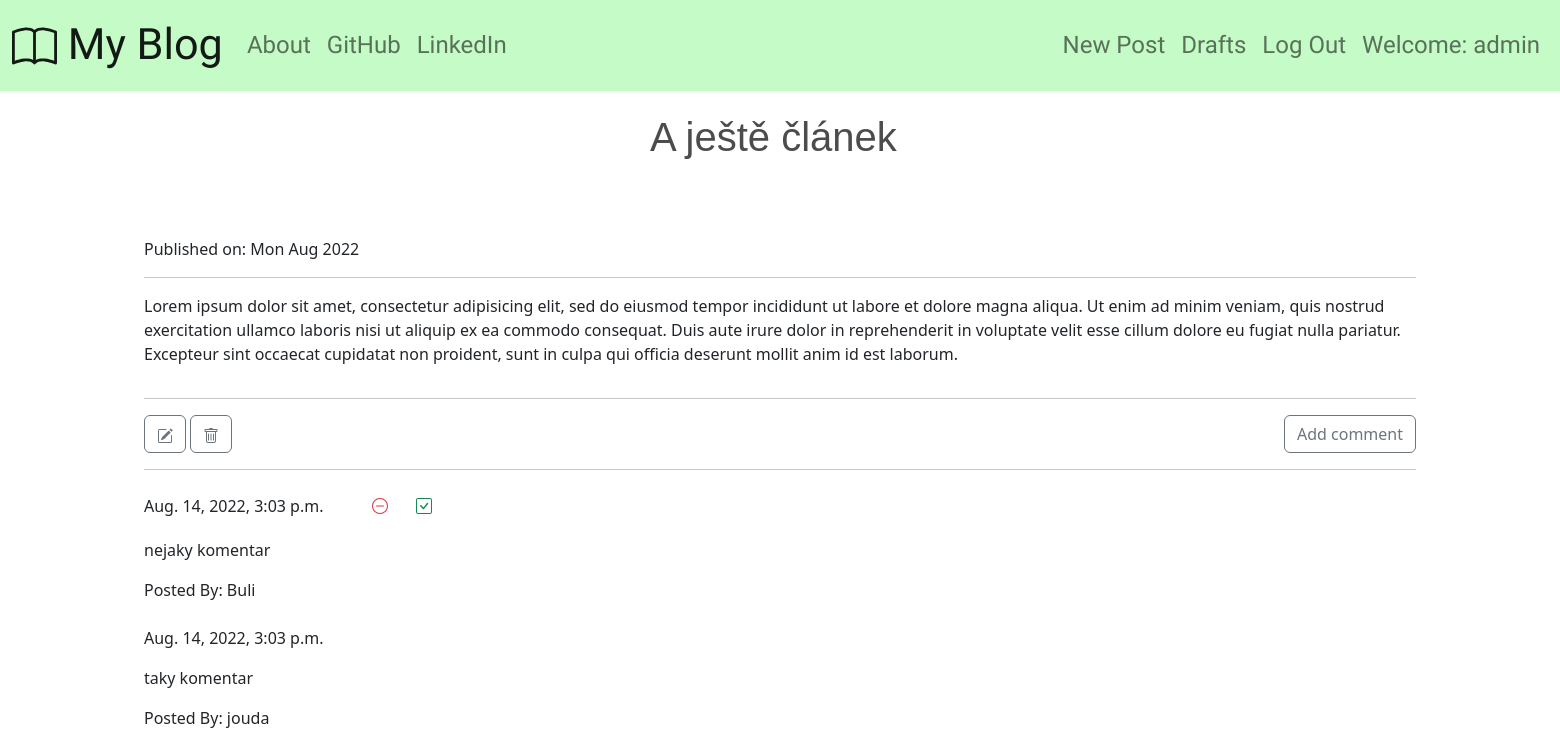
/post/6/ (signed in), run on the app's committed database.
### blog_app/models.py (models this page shows, shortened)
class Post(models.Model):
    author      = models.ForeignKey('auth.User', on_delete=models.CASCADE)
    title       = models.CharField(max_length = 200)
    text        = models.TextField()
    create_date = models.DateTimeField(default = timezone.now)
    published_date = models.DateTimeField(blank = True, null = True)

class Comment(models.Model):
    post             = models.ForeignKey('blog_app.Post',
                            related_name = 'comments',
                            on_delete=models.CASCADE)
    author           = models.CharField(max_length = 200)
    text             = models.TextField()
    create_date      = models.DateTimeField(default = timezone.now)
    approved_comment = models.BooleanField(default = False)

### blog_app/views.py (the view)
# urls.py: path('post/<int:pk>/', views.PostDetailView.as_view(), name = 'post_detail'),
class PostDetailView(DetailView):
    model = Post

### blog_app/templates/blog_app/post_detail.html (shortened to what this page needs)
{% extends "blog_app/base.html" %}
{% block content %}
<div class="container">
  <div class="row">
    <div class="col mt-4">
      <h1>{{post.title}}</h1>
    </div>
  </div>
  <div class="row align-items-center">
    {% if post.published_date %}
      <div class="col-md-3 pt-3">
        Published on: {{post.published_date|date:"D M Y"}}
      </div>
    {% endif %}
  </div>
  <div class="row">
    <div class="col">
      <hr>
    </div>
  </div>
  <div class="row">
    <div class="col">
      <p>{{ post.text|safe|linebreaksbr }}</p>
    </div>
  </div>
  <div class="row">
    <div class="col">
      <hr>
    </div>
  </div>
  <div class="row justify-content-between">
    {% if user.is_authenticated %}
      <div class="col-3">
        <a class="btn btn-outline-secondary" href="{% url 'post_edit' pk=post.pk %}">
        </a>
        <a class="btn btn-outline-secondary" href="{% url 'post_remove' pk=post.pk %}">
        </a>
      </div>
    {% else %}
    <div class="col-3">
      <br>
    </div>
    {% endif %}
    <div class="col-auto">
      <a class="btn btn-outline-secondary" href="{% url 'add_comment_to_post' pk=post.pk %}">Add comment</a>
    </div>
  </div>
  <div class="row">
    <div class="col">
      <hr>
    </div>
  </div>
  {% for comment in post.comments.all %}
    {% if user.is_authenticated or comment.approved_comment %}
      <div class="row">
        <div class="col-md-2 pt-2">
          {{comment.create_date}}
        </div>
        {% if not comment.approved_comment %}
            <div class="col">
              <a class="btn btn-outline-danger shadow-none" style="border:none;" href="{% url 'comment_remove' pk=comment.pk %}">
                <svg xmlns="http://www.w3.org/2000/svg" width="16" height="16" fill="currentColor" class="bi bi-dash-circle" viewBox="0 0 16 16">
                  <path d="M8 15A7 7 0 1 1 8 1a7 7 0 0 1 0 14zm0 1A8 8 0 1 0 8 0a8 8 0 0 0 0 16z"/>
                  <path d="M4 8a.5.5 0 0 1 .5-.5h7a.5.5 0 0 1 0 1h-7A.5.5 0 0 1 4 8z"/>
                </svg>
              </a>
              <a class="btn btn-outline-success" style="border:none;" href="{% url 'comment_approve' pk=comment.pk %}">
              </a>
            </div>
        {% endif %}
      </div>
      <div class="row">
        <div class="col">
          <p>{{comment.text|safe|linebreaks}}</p>
        </div>
      </div>
      <div class="row">
        <div class="col">
          <p>Posted By: {{comment.author}}</p>
        </div>
      </div>
    {% endif %}
    {% empty %}
    <div class="row">
      <div class="col">
        <p>No Comments</p>
      </div>
    </div>
  {% endfor %}
</div>
{% endblock %}

### blog_app/templates/blog_app/base.html (shortened to what this page needs)
<!DOCTYPE html>
{% load static %}
<html lang="en" dir="ltr">
  <head>
    <link href="https://cdn.jsdelivr.net/npm/bootstrap@5.2.0/dist/css/bootstrap.min.css" rel="stylesheet">
    <link rel="stylesheet" href="{% static 'css/blog.css' %}">
    <link rel="stylesheet" href="//cdn.jsdelivr.net/npm/medium-editor@latest/dist/css/medium-editor.min.css" type="text/css" media="screen" charset="utf-8">
  </head>
  <body>
    <nav class="navbar navbar-custom navbar-expand-lg techfont">
      <div class="container-fluid">
        <a class="navbar-brand" href="{% url 'post_list' %}">
           My Blog
        </a>
        <div class="collapse navbar-collapse" id="navbarNav">
          <ul class="navbar-nav me-auto">
            <li class="nav-item">
              <a class="nav-link {% if request.resolver_match.url_name == 'about' %}active{% endif %}" aria-current="page" href="{% url 'about' %}">About</a>
            </li>
            <li class="nav-item">
              <a class="nav-link" href="https://github.com/BulanMartin" target="_blank">GitHub</a>
            </li>
            <li class="nav-item">
              <a class="nav-link" href="https://www.linkedin.com/in/martin-bul%C3%A1n-750310a7/" target="_blank">LinkedIn</a>
            </li>
          </ul>
          <ul class="navbar-nav ms-auto">
            {% if user.is_authenticated %}
              <li class="nav-item">
                <a class="nav-link {% if request.resolver_match.url_name == 'post_new' %}active{% endif %}" aria-current="page" href="{% url 'post_new' %}">New Post</a>
              </li>
              <li class="nav-item">
                <a class="nav-link {% if request.resolver_match.url_name == 'post_draft_list' %}active{% endif %}" href="{% url 'post_draft_list' %}">Drafts</a>
              </li>
              <li class="nav-item">
                <a class="nav-link {% if request.resolver_match.url_name == 'logout' %}active{% endif %}" href="{% url 'logout' %}">Log Out</a>
              </li>
              <li class="nav-item">
                <a class="nav-link">Welcome: {{user.username}}</a>
              </li>
            {% else %}
              <li class="nav-item">
                <a class="nav-link {% if request.resolver_match.url_name == 'login' %}active{% endif %}" href="{% url 'login' %}">Login</a>
              </li>
            {% endif %}
          </ul>
        </div>
      </div>
    </nav>
    <div class="content container">
        {% block content %}
        {% endblock %}
    </div>
  </body>
</html>

### blog_app/static/css/blog.css (style rules this page uses)
h1 { font-family: Oak,sans-serif; color: rgba(0,0,0,0.7); position:relative; top:calc(50% - 80px); left:calc(50% - 130px); }
.navbar-custom { background-color: #C4FBC6; }
.navbar-brand { font-size: 1.8em; }
.content { margin-top: 50px; }
.techfont { font-family: 'Black And White Picture', sans-serif; font-size: 1.5em; margin-bottom: 10px; }

### data on the page
Post: title "A ještě článek", published_date "Mon Aug 2022", text "Lorem ipsum dolor sit amet, consectetur adipisicing elit, sed do eiusmod tempor incididunt ut labore et dolore magna aliqua. Ut enim ad minim veniam, quis nostrud exercitation ullamco laboris nisi ut aliquip ex ea commodo consequat. Duis aute irure dolor in reprehenderit in voluptate velit esse cillum dolore eu fugiat nulla pariatur. Excepteur sint occaecat cupidatat non proident, sunt in culpa qui officia deserunt mollit anim id est laborum."
Comment: create_date "Aug. 14, 2022, 3:03 p.m.", approved_comment False (drawn), text "nejaky komentar", author "Buli"
Comment: create_date "Aug. 14, 2022, 3:03 p.m.", text "taky komentar", author "jouda"

### other printed values
{{ user.username }} "admin"
